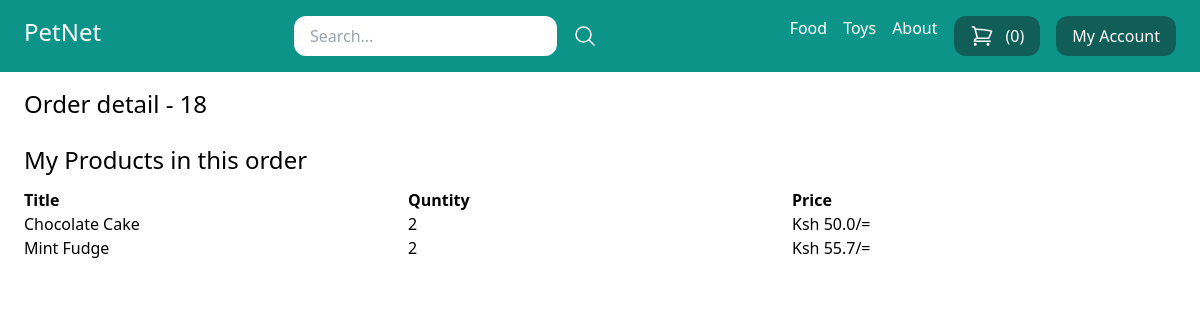
The page /my_store/order_detail/18/ (signed in) on the database its author committed.
### store/models.py (models this page shows, shortened)
class Category(models.Model):
    title = models.CharField(max_length=50)
    slug = models.SlugField(max_length=50)
    class Meta:
        verbose_name_plural = 'Categories'

class Order(models.Model):
    first_name = models.CharField(max_length=500)
    last_name = models.CharField(max_length=500)
    address = models.CharField(max_length=500)
    zipcode = models.CharField(max_length=500)
    city = models.CharField(max_length=500)
    paid_amount = models.IntegerField(default=0)
    is_paid = models.BooleanField(default=False)
    payment_intent = models.CharField(max_length=500)
    created_by = models.ForeignKey(User, related_name='orders', on_delete=models.SET_NULL, null=True)
    created_at = models.DateTimeField(auto_now_add=True)

class OrderItem(models.Model):
    order = models.ForeignKey(Order, related_name='items', on_delete=models.CASCADE)
    product = models.ForeignKey(Product, related_name='items', on_delete=models.CASCADE)
    price = models.IntegerField()
    quantity = models.IntegerField(default=1)
    def get_display_price(self):
        return self.price / 100

class Product(models.Model):
    DRAFT = 'draft'
    WAITING_FOR_APPROVAL = 'waiting_for_approval'
    ACTIVE = 'active'
    DELETED = 'deleted'
    STATUS_CHOICES = (
        (DRAFT, 'Draft'),
        (WAITING_FOR_APPROVAL, 'Waiting for approval'),
        (ACTIVE, 'Active'),
        (DELETED, 'Deleted'),
    )
    user = models.ForeignKey(User, related_name='products', on_delete=models.CASCADE)
    category = models.ForeignKey(Category, related_name='products', on_delete=models.CASCADE)
    title = models.CharField(max_length=50)
    slug = models.SlugField(max_length=50)
    description = models.TextField(blank=True)
    price = models.IntegerField()
    image = models.ImageField(upload_to='uploads/product_images/', blank=True, null=True)
    thumbnail = models.ImageField(upload_to='uploads/product_images/product_thumbnails/', blank=True, null=True)
    created_at = models.DateTimeField(auto_now_add=True)
    updated_at = models.DateTimeField(auto_now=True)
    status = models.CharField(max_length=50, choices=STATUS_CHOICES, default=ACTIVE)
    class Meta:
        ordering = ('-created_at',)

### userprofile/views.py (the view)
# urls.py: path('my_store/order_detail/<int:pk>/', views.my_store_order_detail, name = 'my_store_order_detail'),
@login_required
def my_store_order_detail(request, pk):
    order = get_object_or_404(Order, pk = pk)
    return render(request, 'userprofile/my_store_order_detail.html', {
        'order': order,
            }
        )

### store/cart.py (called while the page is built)
    def __len__(self):
        return sum(item['quantity'] for item in self.cart.values())

### store/context_processor.py (called while the page is built)
def cart(request):
    return {'cart': Cart(request)}

### store/templatetags/menu.py (called while the page is built)
@register.inclusion_tag('core/menu.html')
def menu():
    categories = Category.objects.all()
    context = {
        'categories': categories
    }
    return context

### userprofile/templates/userprofile/my_store_order_detail.html (shortened to what this page needs)
{% extends 'base.html' %}
{% block content %}
    <h1 class="mb-6 text-2xl">Order detail - {{ order.id }}</h1>
    <h2 class="mb-3 text-2xl">My Products in this order</h2>
    <div class="flex flex-wrap">
        <div class="w-1/3">
             <strong>Title</strong>
        </div>
        <div class="w-1/3">
             <strong>Quntity</strong>
        </div>
        <div class="w-1/3">
             <strong>Price</strong>
        </div>
   </div>
    {% for item in order.items.all %}
        {% if item.product.user == request.user %}
        <div class="flex flex-wrap">
            <div class="w-1/3">
                 {{ item.product.title }}
            </div>
            <div class="w-1/3">
                 {{ item.quantity }}
            </div>
            <div class="w-1/3">
                 Ksh {{ item.get_display_price }}/=
            </div>
       </div>
        {% endif %}
    {% endfor %}
{% endblock content %}

### core/templates/core/menu.html
{% for category in categories %}
    <a href="{% url 'category_detail' category.slug %}" class="text-white">{{ category.title }}</a>
{% endfor %}
<a href="{% url 'core:about' %}" class="text-white">About</a>

### rows shown on the page
Category: title "Food"
Category: title "Toys"
Order: id "18"
OrderItem: product "Chocolate Cake", quantity "2", get_display_price "50.0"
OrderItem: product "Mint Fudge", quantity "2", get_display_price "55.7"

### other values the page prints
{{ cart | length }} "0"
